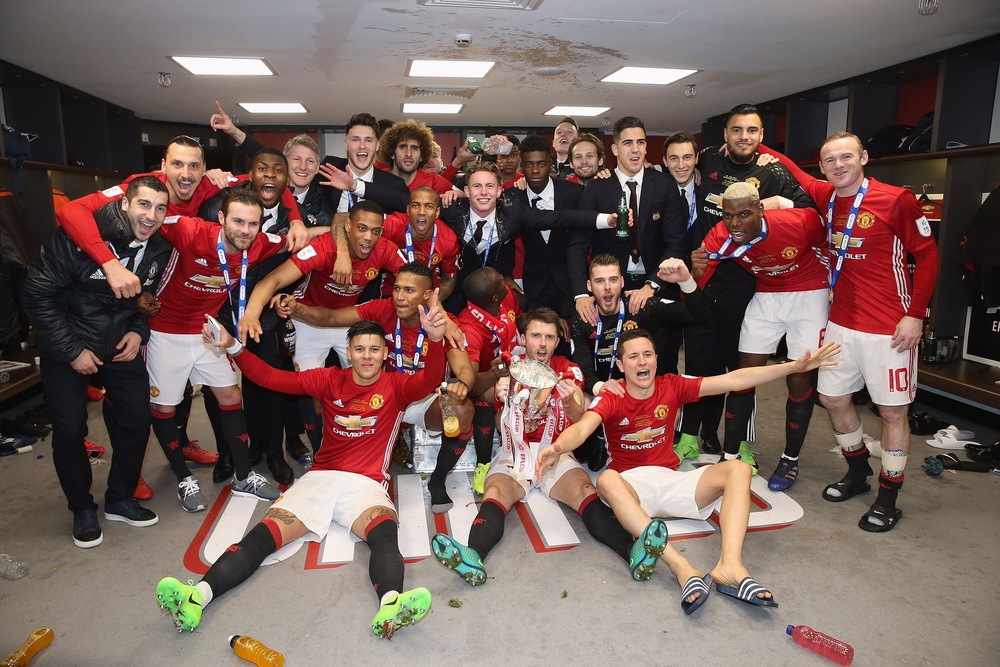
#> input picture Project Work/images/ManUtd.jpg, 1000 x 667 px, shrunk from 2048 x 1366 before the run, found by its file name
$ python em.py   (older library calls are emulated)
#> lines starting #> are read from the running program, lines starting #| are printed output that depends on the picture; long printed decimals are rounded
'''
Author: Omkar Acharya
Course: CSC522 ALDA
'''

import numpy as np
import math
import matplotlib.pyplot as plt


def histogram(img):
    img = img.flatten('F')
    tam = len(img)
    m = math.ceil(max(img)) + 1
    h = np.zeros(m)
    for i in range(0, tam):
        f = math.floor(img[i])
        if (f > 0 or f < (m - 1)):
            a2 = img[i] - f
            a1 = 1 - a2
            h[f - 1] = h[f - 1] + a1
            h[f] = h[f] + a2
    h = np.convolve(h, [1, 2, 3, 2, 1])
    h = h[3:(len(h) - 1)]
    h /= sum(h)
    return h


def distribution(mu, v, p, x):
    mu = mu.flatten('F')
    v = v.flatten('F')
    p = p.flatten('F')
    x = x.flatten('F')
    y = np.zeros((x.shape[0], mu.shape[0]))
    for i in range(mu.shape[0]):
        d = x - mu[i]
        amp = p[i] / np.sqrt(2 * math.pi * v[i])
        y[:, i] = amp * np.exp(-0.5 * (d * d) / v[i])
    return y


def main():
    img = plt.imread('../images/ManUtd.jpg')
#> img is the input picture: shape (667, 1000, 3); mean R, G, B 118.5, 95.6, 90.3
    copy = img
    img = img.flatten('F')
    minValue = min(img)
#> minValue = 0
    img = img - minValue + 1
    maxValue = max(img)
#> maxValue = 255

    h = histogram(img)
#> in histogram, `tam = len(img)`: tam = 2001000
#> in histogram, `m = math.ceil(max(img)) + 1`: m = 256
#> the loop in histogram, `for i in range(0, tam):` made 2001000 passes
#> f on passes 1 to 12: 77, 78, 78, 78, 76, 76, 76, 76, 74, 76, 77, 75
#> after the loop in histogram, `for i in range(0, tam):`: h = 256 values, max 27399 at index 23, min 880 at index 254, mean 7816.4
#> in histogram, `h = np.convolve(h, [1, 2, 3, 2, 1])`: h = 260 values, max 236023 at index 19, min 2991 at index 259, mean 69265.4
#> in histogram, `h = h[3:(len(h) - 1)]`: h = 256 values, max 236023 at index 16, min 6862 at index 255, mean 70247.4
#> in histogram, `h /= sum(h)`: h = 256 values, max 0.0131 at index 16, min 0.000382 at index 255, mean 0.00391
    x = np.where(h != 0)[0]
#> x = 256 values from 0 to 255
    h = h[np.nonzero(h)]
    h = h.flatten('F')
    x = x.flatten('F')

    k = 4
    mu = np.multiply(list(range(1, k + 1)), (maxValue / (k + 1)))
#> mu = [51, 102, 153, 204]
    v = np.ones(k) * maxValue
#> v = [255, 255, 255, 255]
    p = np.ones(k) / k

    sml = np.mean(np.diff(x)) / 1000
#> sml = 0.001

    #     EM Algorithm

    while (1):
        prb = distribution(mu, v, p, x)
        scal = np.sum(prb, axis=1)
        loglik = sum(h * np.log(scal))

        for j in range(k):
            pp = h * prb[:, j] / scal
            p[j] = sum(pp)
            mu[j] = sum(x * pp) / p[j]
            vr = x - mu[j]
            v[j] = sum(vr * vr * pp) / p[j] + sml

        p = p + 1e-3
        p = p / sum(p)

        prb = distribution(mu, v, p, x)
        scal = np.sum(prb, axis=1) + np.finfo(np.float).eps
        nloglik = sum(h * np.log(scal))
        if (nloglik - loglik) < 1e-3:
            break
#> this loop made 13 passes
#> (loglik, nloglik) on passes 1 to 9: (-5.9, -5.44), (-5.44, -5.42), (-5.42, -5.41), (-5.41, -5.4), (-5.4, -5.39), (-5.39, -5.39), (-5.39, -5.38), (-5.38, -5.38), (-5.38, -5.38)
#> after the loop, mu = [22.84, 92.68, 149.3, 204.8]; p = [0.317, 0.285, 0.263, 0.135]; v = [99.79, 845.6, 464.3, 725.3]

    print(mu, v, p)
#| [ 22.842  92.677 149.278 204.768] [ 99.793 845.577 464.320 725.262] [0.3167 0.2847 0.263 0.1355]
    plt.clf()
    plt.plot(x, h, 'b-')
    plt.hold(True)
    plt.plot(x, prb, 'r--')
    plt.plot(x, np.sum(prb, axis=1), 'g-')
    plt.show()
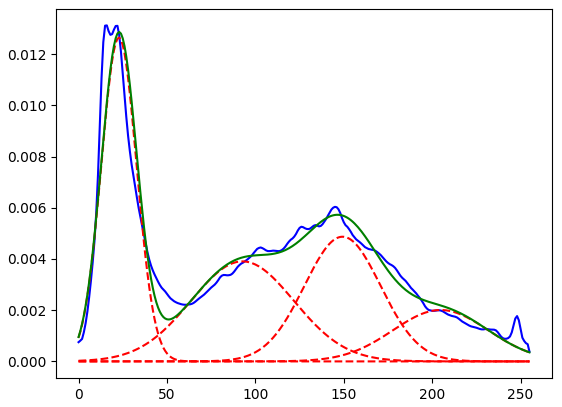
#> figure drawn by matplotlib, 1 panel; curve peaks at x = 16, y = 0.0131; curve peaks at x = 23, y = 0.0126; curve peaks at x = 93, y = 0.00391

    # [10 lines of commented-out code are left out]


if __name__ == '__main__':
    main()
